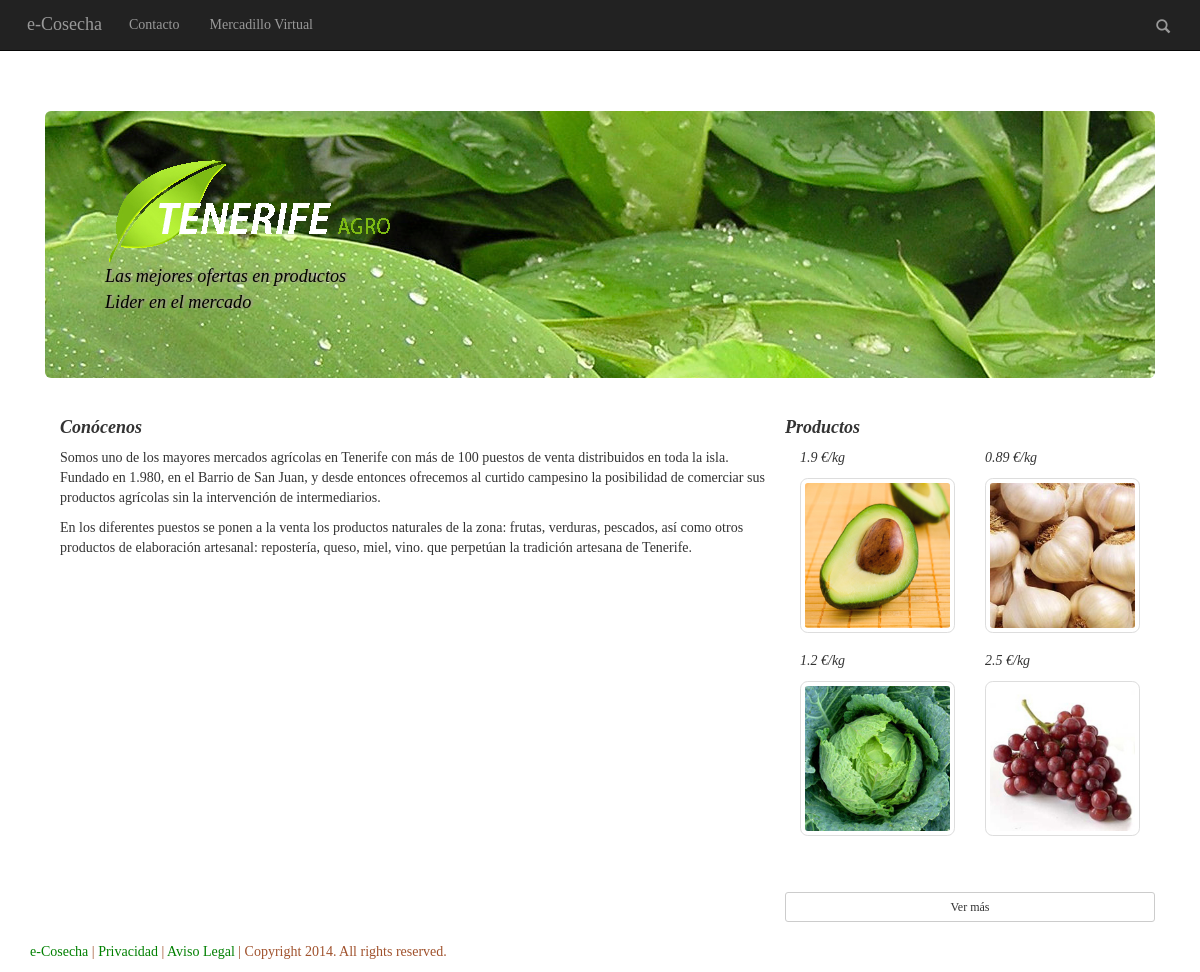
The page / on the database its author committed.
### tables this page shows
CREATE TABLE "productos" ("ref" INTEGER PRIMARY KEY  AUTOINCREMENT  NOT NULL  UNIQUE , "nombre" VARCHAR NOT NULL , "tipo" VARCHAR NOT NULL , "distribuidor" VARCHAR NOT NULL , "precio" DOUBLE NOT NULL , "stock" INTEGER, "imagen" VARCHAR);

### index.php (the view, shortened to what this page needs)
<?php
	include('./header.php');
?>
<div class="header col-sm-12 col-xs-12 col-lg-12">
	<div class="row row-offcanvas row-offcanvas-right">
	    <div class="col-sm-12 col-xs-12 col-lg-12">
				<div class="cabecera jumbotron">
					<img class="img-responsive" src="./img/logo_1.gif" alt="Logotipo e-Cosecha">
					<p class="logo">Las mejores ofertas en productos <br> Lider en el mercado</p>
				</div>
		</div>
	</div>
</div>
<div class="main col-xs-12 col-sm-12 col-lg-12">
	<div class="info-in col-xs-12 col-sm-8 col-lg-8">
		<div class="conocenos">
			<h4 class="titles">Conócenos</h4>
			<p>
				Somos uno de los mayores mercados agrícolas en Tenerife con más de 100 puestos de venta distribuidos en toda la isla. Fundado en 1.980, en el Barrio de San Juan, y desde entonces ofrecemos al curtido campesino la posibilidad de comerciar sus productos agrícolas sin la intervención de intermediarios.
			</p>
			<p>
				En los diferentes puestos se ponen a la venta los productos naturales de la zona: frutas, verduras, pescados, así como otros productos de elaboración artesanal: repostería, queso, miel, vino. que perpetúan la tradición artesana de Tenerife.
			</p>
		</div>
	</div>
	<div class="imag-sug col-xs-12 col-sm-4 col-lg-4">
		<h4 class="titles">Productos</h4>
 <?php
 	try {
		$db = new PDO("sqlite:./agro.sqlite");
	}
	catch (PDOException $e) {
		echo $e->getMessage();
		exit();
	}
	$consult = $db->query("SELECT MAX(ref) AS ref FROM productos");
	$resultado = $consult->fetch(PDO::FETCH_ASSOC);
	$max = $resultado['ref'];
	$i = 0;
	$j = rand(1, $max);
	while($i < 4){
		$producto = $j;
		$consulta = $db->query("SELECT * FROM productos WHERE ref LIKE '$producto'");
		$result = $consulta->fetch(PDO::FETCH_ASSOC);
		if($result['ref']==$j){
			echo '<div class="spot col-xs-6 col-sm-6 col-lg-6">';
			echo '<p><i class="prices">  '.$result['precio'].' €/kg</i></p>';
			echo '<img class="img-thumbnail img-responsive img-sug" src="./img/';
			echo $result['imagen'];
			echo ' " alt="'.$result['nombre'];
			echo '">';
			echo '</div>';
			$i++;
		}
		$j = ($j + 1)%($max);
	}
	echo '<div>';
		echo '<a class="btn btn-default btn-sm price col-sm-12 col-xs-12 col-lg-12" title="ver más" href="mercadillo.php" target="blank_" role="button"> Ver más </a>';
	echo '</div>';
?>
	</div>
</div>
<?php
	include('./footer.php');
?>

### css/style.css (style rules this page uses)
.cabecera { background: white; background-image: url("../img/agricultura.jpg"); background-repeat: no-repeat; color: inherit; border-radius: 0 0px; }
body { font-family: Verdana; }
.cabecera p { font-size: 130%; color: #000000; font-style: italic; font-family: Verdana; text-shadow: 2px 0px 2px rgba(168, 150, 150, 1); }
.price { margin-top: 10%; padding-left: 30%; padding-right: 30%; }
.img-sug { border-radius: 5%; width: auto; max-height: 200px; }
.row { margin-top: 10%; }
a { color:green; }
.spot { margin-bottom: 5%; }
.imag-sug { padding: 0 0%; }
.titles { font-style: italic; font-weight: bold; }

### rows shown on the page
productos: precio "1.9", imagen+nombre (picture)
productos: precio "0.89", imagen (picture)
productos: precio "1.2", imagen (picture)
productos: precio "2.5", imagen (picture)
